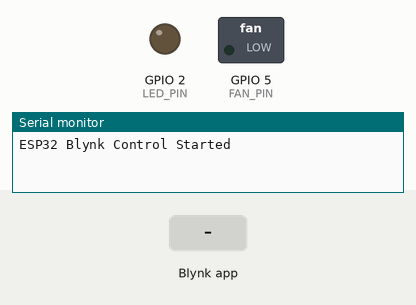
Bench run of a sketch on a simulated ESP32. Shown: switched loads named in the sketch (green lamp = pin HIGH), output pins drawn as LEDs (lit = HIGH), the last lines printed to the serial monitor. The test bench sets the inputs (shaded band). WiFi joins after 1.5 s; servers stay silent unless stated.

Above: at 3.0 s.
3.1 s: Blynk app writes 1 to V0
At 4.3 s:
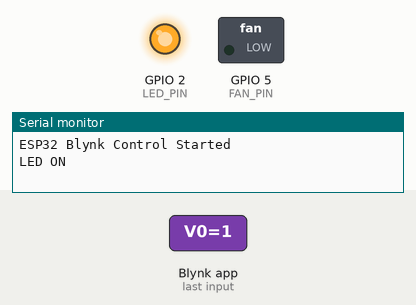
4.6 s: Blynk app writes 1 to V1
At 5.5 s:
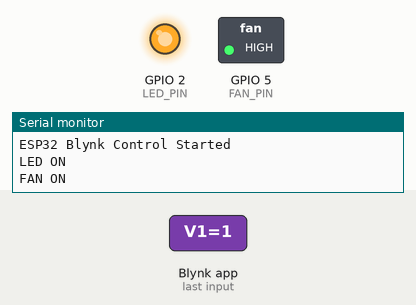
6.1 s: Blynk app writes 0 to V0
At 6.7 s:
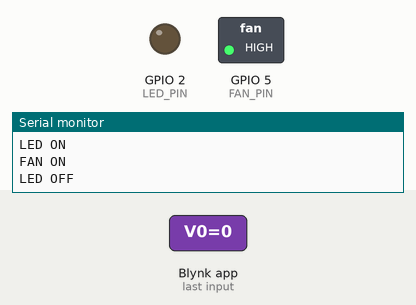
7.6 s: Blynk app writes 200 to V0
At 9.0 s:
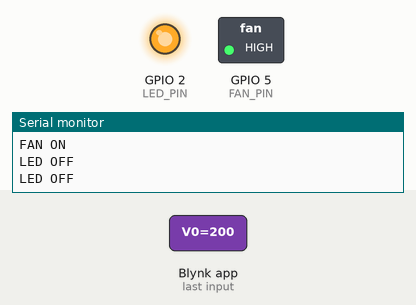
Timing chart, 0 to 10.1 s (numbered marks = the images above; inputs shaded):
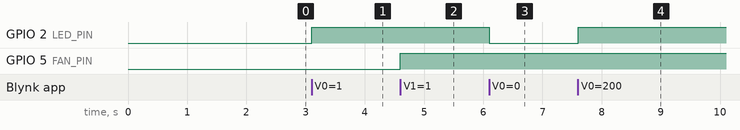

The sketch:

Blynk.ino
```cpp
#define BLYNK_TEMPLATE_ID "TMPL30tQVuMCy"
#define BLYNK_TEMPLATE_NAME "LED ON OFF"
#define BLYNK_AUTH_TOKEN "EI27608ERMOIgwoMUz96uD1wqdDIDDPc"

#define BLYNK_PRINT Serial

#include <WiFi.h>
#include <BlynkSimpleEsp32.h>

// Wi-Fi credentials
char ssid[] = "Redmi Note 13 Pro+ 5G";
char pass[] = "MyHotspot@123";

// GPIO pins
#define LED_PIN 2
#define FAN_PIN 5

void setup()
{
  Serial.begin(115200);

  // Configure GPIO pins
  pinMode(LED_PIN, OUTPUT);
  pinMode(FAN_PIN, OUTPUT);

  // Initially OFF
  digitalWrite(LED_PIN, LOW);
  digitalWrite(FAN_PIN, LOW);

  // Connect to Blynk
  Blynk.begin(BLYNK_AUTH_TOKEN, ssid, pass);

  Serial.println("ESP32 Blynk Control Started");
}

// Blynk V0 controls LED
BLYNK_WRITE(V0)
{
  int ledState = param.asInt();

  digitalWrite(LED_PIN, ledState);

  if (ledState == 1)
  {
    Serial.println("LED ON");
  }
  else
  {
    Serial.println("LED OFF");
  }
}

// Blynk V1 controls Fan
BLYNK_WRITE(V1)
{
  int fanState = param.asInt();

  digitalWrite(FAN_PIN, fanState);

  if (fanState == 1)
  {
    Serial.println("FAN ON");
  }
  else
  {
    Serial.println("FAN OFF");
  }
}

void loop()
{
  Blynk.run();
}
```

Measured:
- after the input at 3.1 s, GPIO 2 (LED_PIN): LOW → HIGH at once
- after the input at 4.6 s, GPIO 5 (FAN_PIN): LOW → HIGH at once
- after the input at 6.1 s, GPIO 2 (LED_PIN): HIGH → LOW at once
- after the input at 7.6 s, GPIO 2 (LED_PIN): LOW → HIGH at once
